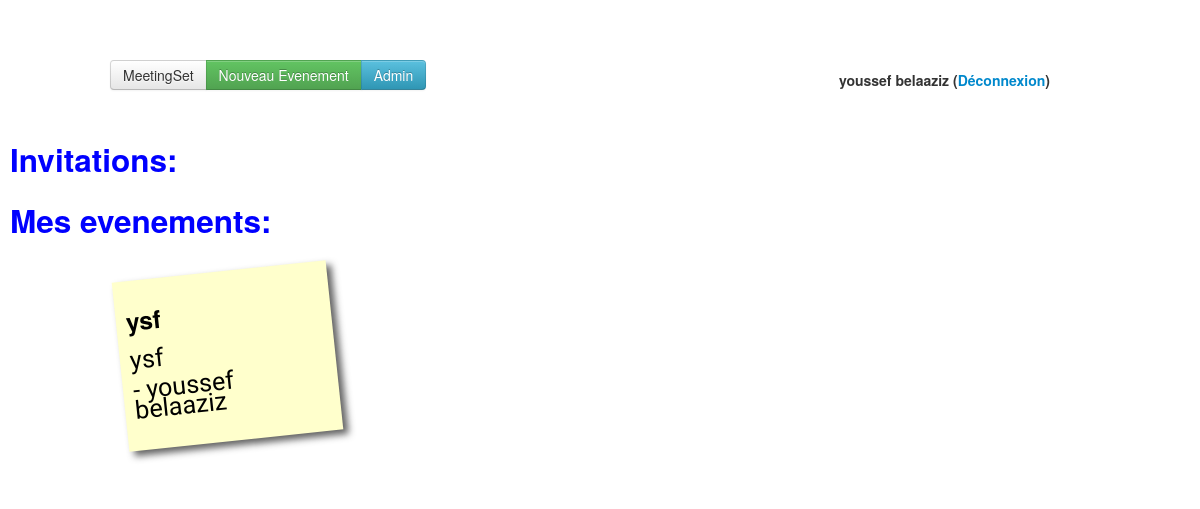
The app's page /index.php (signed in) with its own data.
### tables this page shows
CREATE TABLE `events` (
  `id` int(11) NOT NULL,
  `organizer` int(11) NOT NULL,
  `name` varchar(100) NOT NULL,
  `description` varchar(255) NOT NULL,
  `type` enum('public','private') NOT NULL,
  `duration` int(2) NOT NULL
);

### classes/user.php (called while the page is built, shortened)
<?php
class User extends Database {
	public $id;
    public function events() {
    	$events = array();
        $mysqli = self::db_connect();
        $query = "select e.id, e.organizer, concat(u.firstname, ' ', u.lastname) as fullname, e.name, e.description, e.type, e.duration from events e, invitations i, users u where e.id = i.event_id and i.user_id = {$this->id} and e.organizer = u.id order by name";
        if ($stmt = $mysqli->query($query)) {
            while ($obj = $stmt->fetch_object()) {
                $events[] = new Event(array(
                	'id' => $obj->id,
                	'organizer' => $obj->organizer,
                	'organizer_name' => $obj->fullname,
                	'name' => $obj->name,
                    'description' => $obj->description,
                	'type' => $obj->type,
                    'duration' => $obj->duration
                	));
            }
            return $events;
        }
        else {
            die("Can't create statement: " . $mysqli->error);
        }
    }
}

### classes/event.php (called while the page is built, shortened)
<?php
class Event extends Database {
	public function __construct($array) {
		$this->id = $array['id'];
		$this->organizer = $array['organizer'];
		$this->organizer_name = $array['organizer_name'];
		$this->name = $array['name'];
		$this->description = $array['description'];
	}
}

### content/mesEvt.php (the view)
<h2>Mes evenements:</h2>
<div class="container">
    <div class="row">
        <div class="span12">
            <ul class="sticky_notes">
                <?php foreach ($user->events() as $event):
                if(($user->id) == ($event->organizer)){
                ?>
                <li>
                    <a href="?p=register_event&id=<?php echo $event->id ?>">
                        <h3><?php echo $event->name ?></h3>
                        <p><?php echo $event->description ?></p>
                        <p>- <?php echo $event->organizer_name ?></p>
                    </a>
                </li>
                <?php
               };
                endforeach ?>
            </ul>
        </div>
    </div>
</div>

### css/main.css (style rules this page uses)
ul.sticky_notes, ul.sticky_notes li { list-style:none; }
body { background-image:url('bg.png'); }
h2 { margin-left: 10px; color:blue; }
ul.sticky_notes { margin: 0; }
ul.sticky_notes li a { text-decoration: none; color: #000; background: #ffc; display: block; height: 150px; width: 195px; padding: 10px; -webkit-box-shadow: 5px 5px 7px rgba(33,33,33,.7); box-shadow: 5px 5px 7px rgba(33,33,33,.7); -webkit-transition: -webkit-transform .15s linear; -moz-transition: -moz-transform .15s linear; -o-transition: -o-transform .15s linear; -ms-transition: -ms-transform .15s linear; transition: transform .15s linear; }
ul.sticky_notes li { margin: 20px 10px 40px 10px; float: left; }
ul.sticky_notes li p { font-family: "Reenie Beanie",arial,sans-serif; font-size: 180%; }
ul.sticky_notes li a { -webkit-transform: rotate(-6deg); -moz-transform: rotate(-6deg); -o-transform: rotate(-6deg); -ms-transform: rotate(-6deg); transform: rotate(-6deg); }

### index.php (style rules this page uses)
body { padding-top: 60px; padding-bottom: 40px; }

### records on screen
events: name "ysf", description "ysf", organizer_name "youssef belaaziz"

### other values on screen
$user->firstname "youssef"
$user->lastname "belaaziz"
